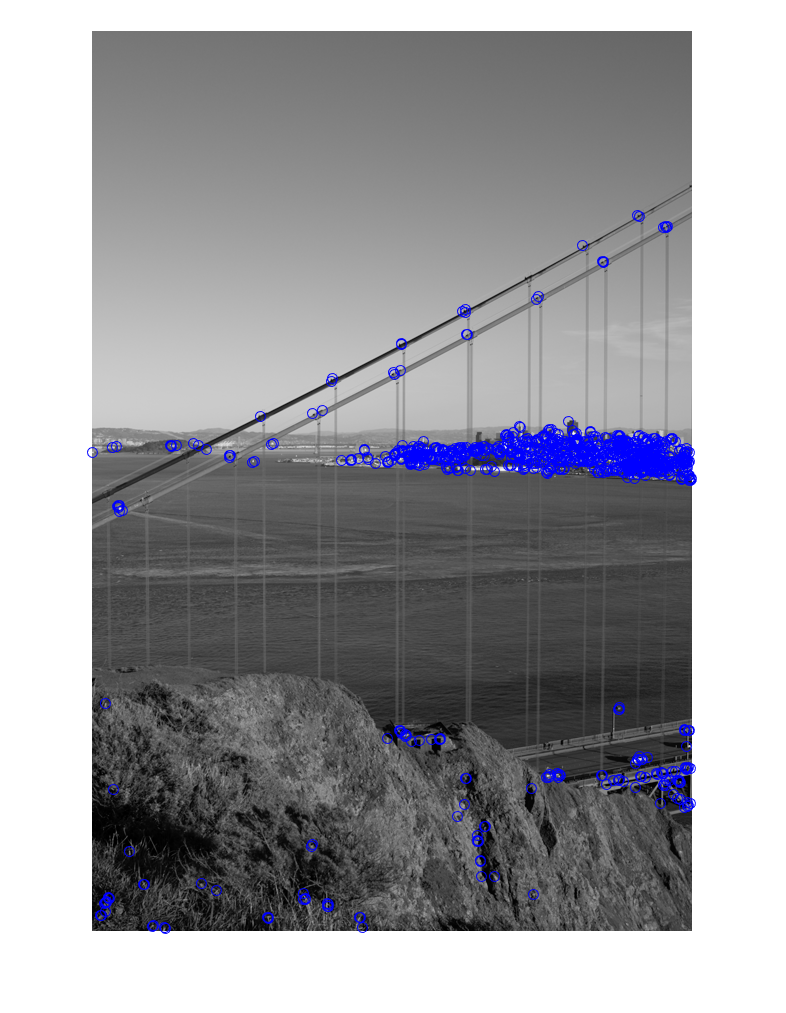
%> input picture img1_corners.png, 786 x 1013 px
$ octave --eval "result = corner_detector(imread('img1_corners.png'));"   (GNU Octave 9; MATLAB toolbox functions it lacks are replaced by stand-ins)
%> lines starting %> are read from the running program, lines starting %| are printed output that depends on the picture
% img is an image
% cimg is a corner matrix

function [cimg] = corner_detector(img)
    if size(img, 3) == 3
        img = rgb2gray(img);
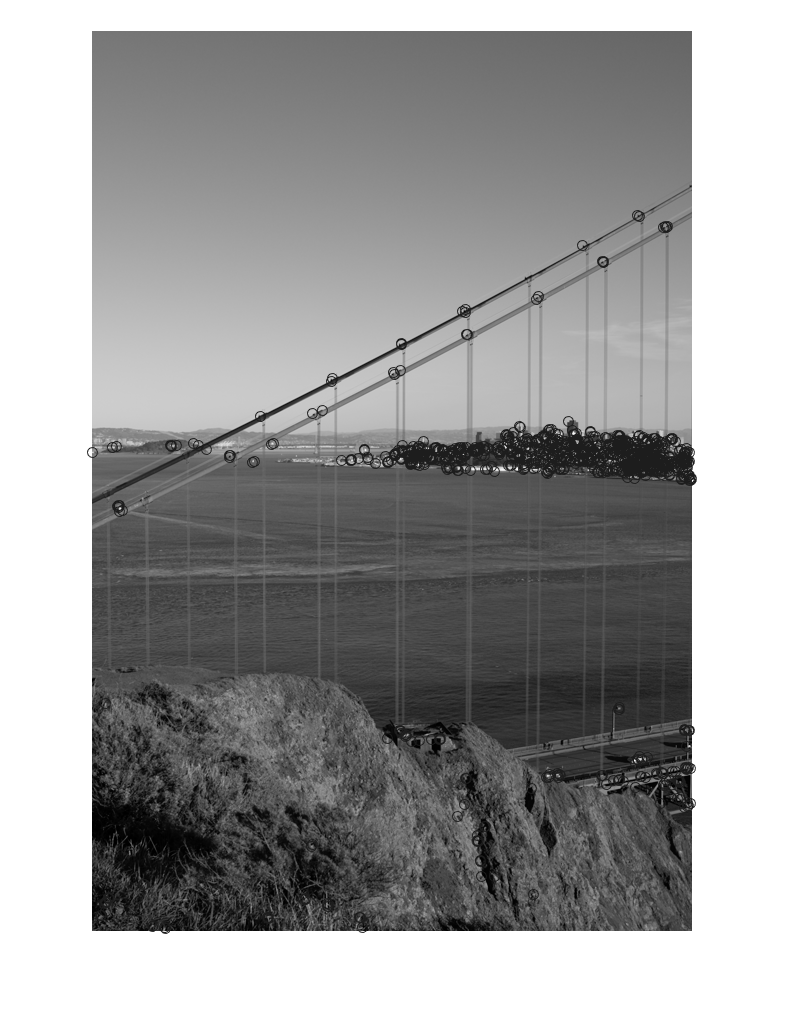
%> img: size 1013x786 uint8; min 0, max 255, mean 155.4
    end
    cimg = cornermetric(img, 'FilterCoefficients', fspecial('gaussian', [5 1], 1.0));
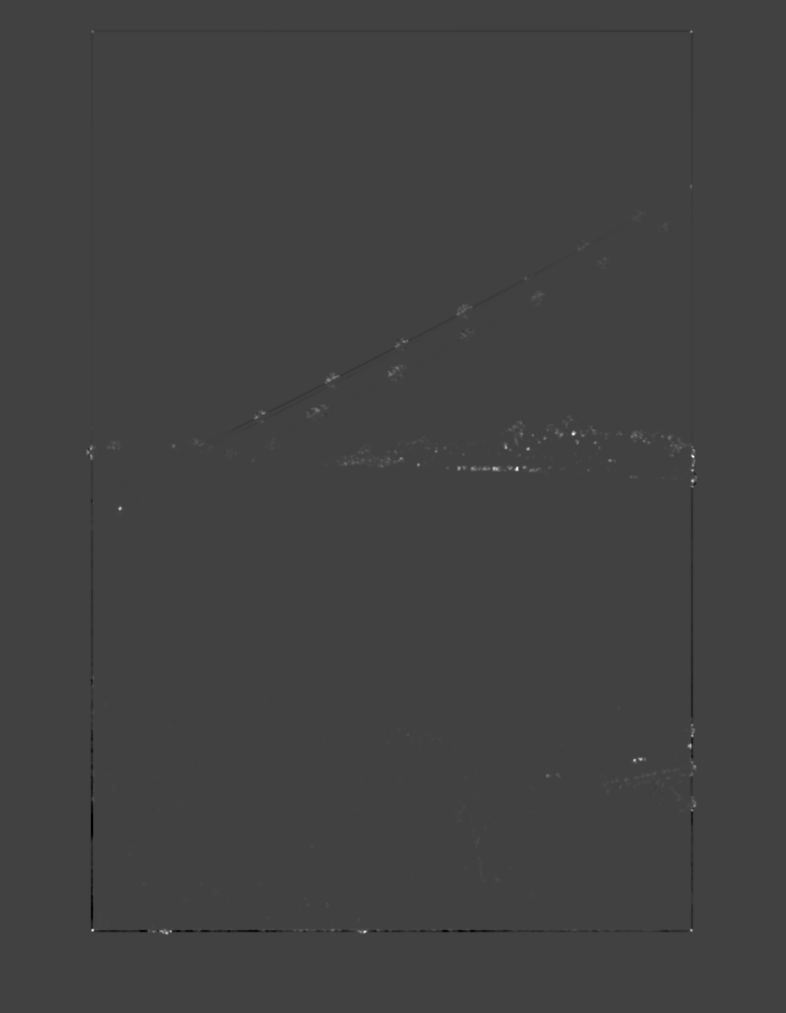
%> cimg: size 1013x786 double; min -0.0167, max 0.0488, mean 1.16e-05; drawn with min black and max white
end

$ run again, on img2_corners.png
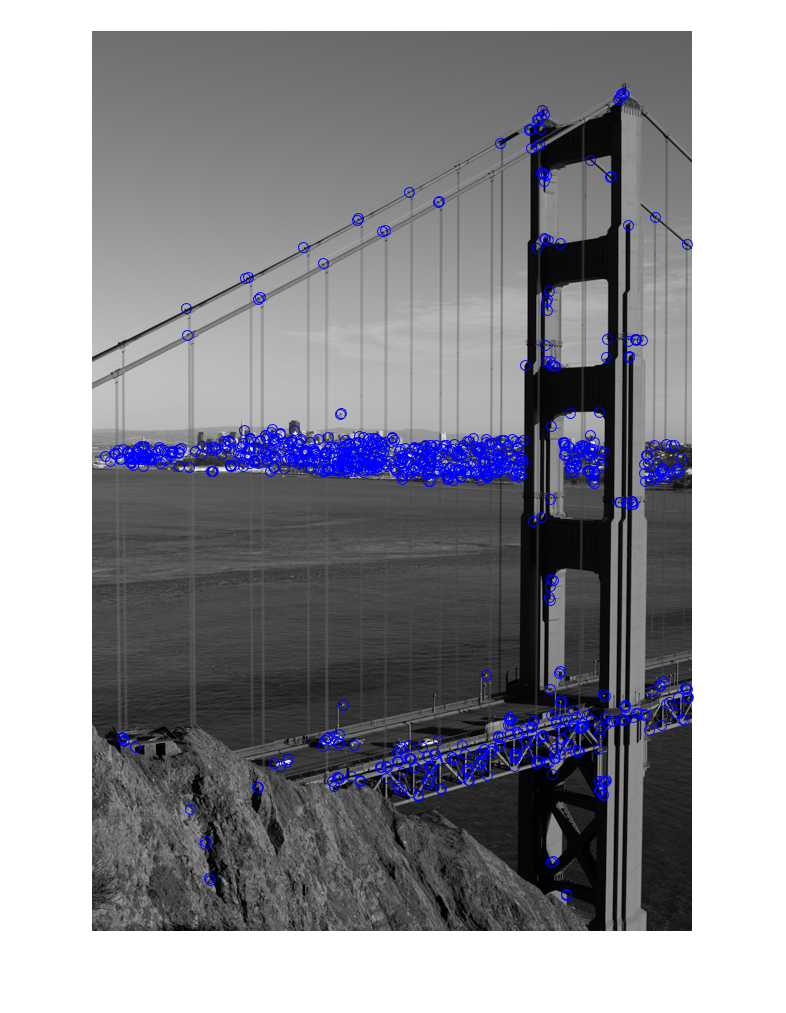
%> input picture img2_corners.png, 786 x 1013 px
%> in corner_detector, `img = rgb2gray(img);`:
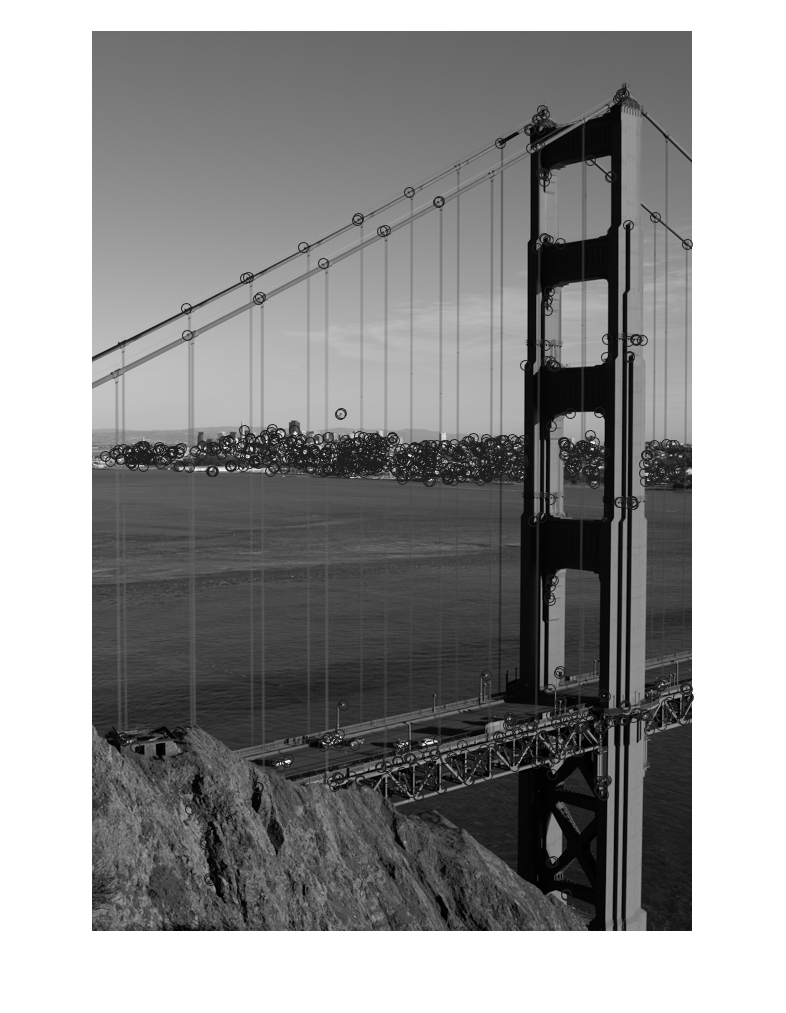
%> img: size 1013x786 uint8; min 0, max 255, mean 147
